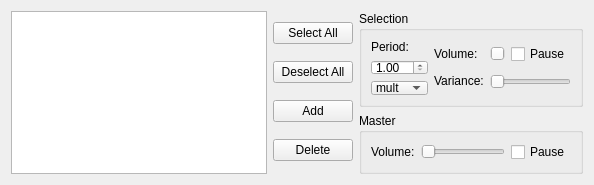
<ui version="4.0" >
 <class>RandomCtrlUi</class>
 <widget class="QWidget" name="RandomCtrlUi" >
  <property name="geometry" >
   <rect>
    <x>0</x>
    <y>0</y>
    <width>100</width>
    <height>185</height>
   </rect>
  </property>
  <property name="minimumSize" >
   <size>
    <width>0</width>
    <height>185</height>
   </size>
  </property>
  <property name="windowTitle" >
   <string>Random</string>
  </property>
  <layout class="QGridLayout" >
   <item rowspan="2" row="0" column="0" >
    <widget class="QListView" name="m_effectList" >
     <property name="sizePolicy" >
      <sizepolicy vsizetype="Expanding" hsizetype="Minimum" >
       <horstretch>0</horstretch>
       <verstretch>0</verstretch>
      </sizepolicy>
     </property>
     <property name="selectionMode" >
      <enum>QAbstractItemView::ExtendedSelection</enum>
     </property>
     <property name="selectionBehavior" >
      <enum>QAbstractItemView::SelectRows</enum>
     </property>
    </widget>
   </item>
   <item rowspan="2" row="0" column="1" >
    <layout class="QVBoxLayout" >
     <item>
      <widget class="QPushButton" name="m_selectAllBtn" >
       <property name="text" >
        <string>Select All</string>
       </property>
      </widget>
     </item>
     <item>
      <widget class="QPushButton" name="m_deselectAllBtn" >
       <property name="text" >
        <string>Deselect All</string>
       </property>
      </widget>
     </item>
     <item>
      <widget class="QPushButton" name="m_addBtn" >
       <property name="text" >
        <string>Add</string>
       </property>
      </widget>
     </item>
     <item>
      <widget class="QPushButton" name="m_deleteBtn" >
       <property name="text" >
        <string>Delete</string>
       </property>
      </widget>
     </item>
    </layout>
   </item>
   <item row="0" column="2" >
    <widget class="QGroupBox" name="m_selectionGrp" >
     <property name="title" >
      <string>Selection</string>
     </property>
     <layout class="QHBoxLayout" >
      <item>
       <layout class="QVBoxLayout" >
        <item>
         <widget class="QLabel" name="label" >
          <property name="sizePolicy" >
           <sizepolicy vsizetype="Fixed" hsizetype="Fixed" >
            <horstretch>0</horstretch>
            <verstretch>0</verstretch>
           </sizepolicy>
          </property>
          <property name="text" >
           <string>Period:</string>
          </property>
          <property name="alignment" >
           <set>Qt::AlignCenter</set>
          </property>
         </widget>
        </item>
        <item>
         <layout class="QVBoxLayout" >
          <item>
           <widget class="QDoubleSpinBox" name="m_selectionPerValSpn" >
            <property name="minimum" >
             <double>1.000000000000000</double>
            </property>
           </widget>
          </item>
          <item>
           <widget class="QComboBox" name="m_selectionPerTypeCbo" >
            <item>
             <property name="text" >
              <string>mult</string>
             </property>
            </item>
            <item>
             <property name="text" >
              <string>sec</string>
             </property>
            </item>
           </widget>
          </item>
         </layout>
        </item>
       </layout>
      </item>
      <item>
       <layout class="QGridLayout" >
        <item row="0" column="0" >
         <widget class="QLabel" name="label_2" >
          <property name="sizePolicy" >
           <sizepolicy vsizetype="Fixed" hsizetype="Fixed" >
            <horstretch>0</horstretch>
            <verstretch>0</verstretch>
           </sizepolicy>
          </property>
          <property name="text" >
           <string>Volume:</string>
          </property>
          <property name="alignment" >
           <set>Qt::AlignLeading|Qt::AlignLeft|Qt::AlignVCenter</set>
          </property>
         </widget>
        </item>
        <item row="0" column="1" >
         <widget class="QSlider" name="m_selectionVolSld" >
          <property name="sizePolicy" >
           <sizepolicy vsizetype="Fixed" hsizetype="Expanding" >
            <horstretch>0</horstretch>
            <verstretch>0</verstretch>
           </sizepolicy>
          </property>
          <property name="maximum" >
           <number>100</number>
          </property>
          <property name="orientation" >
           <enum>Qt::Horizontal</enum>
          </property>
         </widget>
        </item>
        <item row="0" column="2" >
         <widget class="QCheckBox" name="m_selectionMuteChk" >
          <property name="text" >
           <string>Pause</string>
          </property>
         </widget>
        </item>
        <item row="1" column="0" >
         <widget class="QLabel" name="label_4" >
          <property name="sizePolicy" >
           <sizepolicy vsizetype="Fixed" hsizetype="Fixed" >
            <horstretch>0</horstretch>
            <verstretch>0</verstretch>
           </sizepolicy>
          </property>
          <property name="text" >
           <string>Variance:</string>
          </property>
          <property name="alignment" >
           <set>Qt::AlignLeading|Qt::AlignLeft|Qt::AlignVCenter</set>
          </property>
         </widget>
        </item>
        <item row="1" column="1" colspan="2" >
         <widget class="QSlider" name="m_selectionVarSld" >
          <property name="sizePolicy" >
           <sizepolicy vsizetype="Fixed" hsizetype="Expanding" >
            <horstretch>0</horstretch>
            <verstretch>0</verstretch>
           </sizepolicy>
          </property>
          <property name="maximum" >
           <number>100</number>
          </property>
          <property name="orientation" >
           <enum>Qt::Horizontal</enum>
          </property>
         </widget>
        </item>
       </layout>
      </item>
     </layout>
    </widget>
   </item>
   <item row="1" column="2" >
    <widget class="QGroupBox" name="m_masterGrp" >
     <property name="title" >
      <string>Master</string>
     </property>
     <layout class="QHBoxLayout" >
      <item>
       <widget class="QLabel" name="label_3" >
        <property name="sizePolicy" >
         <sizepolicy vsizetype="Fixed" hsizetype="Fixed" >
          <horstretch>0</horstretch>
          <verstretch>0</verstretch>
         </sizepolicy>
        </property>
        <property name="text" >
         <string>Volume:</string>
        </property>
       </widget>
      </item>
      <item>
       <widget class="QSlider" name="m_globalVolSld" >
        <property name="sizePolicy" >
         <sizepolicy vsizetype="Fixed" hsizetype="Expanding" >
          <horstretch>0</horstretch>
          <verstretch>0</verstretch>
         </sizepolicy>
        </property>
        <property name="maximum" >
         <number>100</number>
        </property>
        <property name="orientation" >
         <enum>Qt::Horizontal</enum>
        </property>
       </widget>
      </item>
      <item>
       <widget class="QCheckBox" name="m_globalMuteChk" >
        <property name="text" >
         <string>Pause</string>
        </property>
       </widget>
      </item>
     </layout>
    </widget>
   </item>
  </layout>
 </widget>
 <resources/>
 <connections/>
</ui>
